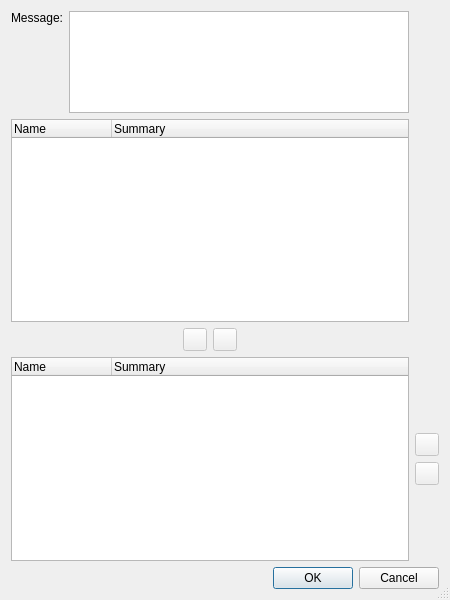
<?xml version="1.0" encoding="UTF-8"?>
<ui version="4.0">
 <class>HgQueuesFoldDialog</class>
 <widget class="QDialog" name="HgQueuesFoldDialog">
  <property name="geometry">
   <rect>
    <x>0</x>
    <y>0</y>
    <width>450</width>
    <height>600</height>
   </rect>
  </property>
  <property name="windowTitle">
   <string>Fold Patches</string>
  </property>
  <property name="sizeGripEnabled">
   <bool>true</bool>
  </property>
  <layout class="QGridLayout" name="gridLayout">
   <item row="0" column="0">
    <widget class="QLabel" name="label">
     <property name="text">
      <string>Message:</string>
     </property>
     <property name="alignment">
      <set>Qt::AlignLeading|Qt::AlignLeft|Qt::AlignTop</set>
     </property>
    </widget>
   </item>
   <item row="0" column="1">
    <widget class="EricSpellCheckedPlainTextEdit" name="messageEdit">
     <property name="sizePolicy">
      <sizepolicy hsizetype="Expanding" vsizetype="Expanding">
       <horstretch>0</horstretch>
       <verstretch>1</verstretch>
      </sizepolicy>
     </property>
     <property name="toolTip">
      <string>Enter commit message for the folded patch</string>
     </property>
     <property name="tabChangesFocus">
      <bool>true</bool>
     </property>
    </widget>
   </item>
   <item row="1" column="0" colspan="2">
    <widget class="QTreeWidget" name="sourcePatches">
     <property name="sizePolicy">
      <sizepolicy hsizetype="Expanding" vsizetype="Expanding">
       <horstretch>0</horstretch>
       <verstretch>2</verstretch>
      </sizepolicy>
     </property>
     <property name="editTriggers">
      <set>QAbstractItemView::NoEditTriggers</set>
     </property>
     <property name="alternatingRowColors">
      <bool>true</bool>
     </property>
     <property name="rootIsDecorated">
      <bool>false</bool>
     </property>
     <property name="itemsExpandable">
      <bool>false</bool>
     </property>
     <property name="allColumnsShowFocus">
      <bool>true</bool>
     </property>
     <property name="expandsOnDoubleClick">
      <bool>false</bool>
     </property>
     <column>
      <property name="text">
       <string>Name</string>
      </property>
     </column>
     <column>
      <property name="text">
       <string>Summary</string>
      </property>
     </column>
    </widget>
   </item>
   <item row="2" column="0" colspan="2">
    <layout class="QHBoxLayout" name="horizontalLayout">
     <item>
      <spacer name="horizontalSpacer">
       <property name="orientation">
        <enum>Qt::Horizontal</enum>
       </property>
       <property name="sizeHint" stdset="0">
        <size>
         <width>40</width>
         <height>20</height>
        </size>
       </property>
      </spacer>
     </item>
     <item>
      <widget class="QToolButton" name="addButton">
       <property name="enabled">
        <bool>false</bool>
       </property>
       <property name="toolTip">
        <string>Press to add the selected entry to the list of selected patches</string>
       </property>
       <property name="text">
        <string notr="true"/>
       </property>
      </widget>
     </item>
     <item>
      <widget class="QToolButton" name="removeButton">
       <property name="enabled">
        <bool>false</bool>
       </property>
       <property name="toolTip">
        <string>Press to remove the selected entry from the list of selected patches</string>
       </property>
       <property name="text">
        <string notr="true"/>
       </property>
      </widget>
     </item>
     <item>
      <spacer name="horizontalSpacer_2">
       <property name="orientation">
        <enum>Qt::Horizontal</enum>
       </property>
       <property name="sizeHint" stdset="0">
        <size>
         <width>40</width>
         <height>20</height>
        </size>
       </property>
      </spacer>
     </item>
    </layout>
   </item>
   <item row="3" column="0" colspan="2">
    <widget class="QTreeWidget" name="selectedPatches">
     <property name="sizePolicy">
      <sizepolicy hsizetype="Expanding" vsizetype="Expanding">
       <horstretch>0</horstretch>
       <verstretch>2</verstretch>
      </sizepolicy>
     </property>
     <property name="editTriggers">
      <set>QAbstractItemView::NoEditTriggers</set>
     </property>
     <property name="alternatingRowColors">
      <bool>true</bool>
     </property>
     <property name="rootIsDecorated">
      <bool>false</bool>
     </property>
     <property name="itemsExpandable">
      <bool>false</bool>
     </property>
     <property name="expandsOnDoubleClick">
      <bool>false</bool>
     </property>
     <column>
      <property name="text">
       <string>Name</string>
      </property>
     </column>
     <column>
      <property name="text">
       <string>Summary</string>
      </property>
     </column>
    </widget>
   </item>
   <item row="3" column="2">
    <layout class="QVBoxLayout" name="verticalLayout">
     <item>
      <spacer name="verticalSpacer">
       <property name="orientation">
        <enum>Qt::Vertical</enum>
       </property>
       <property name="sizeHint" stdset="0">
        <size>
         <width>20</width>
         <height>40</height>
        </size>
       </property>
      </spacer>
     </item>
     <item>
      <widget class="QToolButton" name="upButton">
       <property name="enabled">
        <bool>false</bool>
       </property>
       <property name="toolTip">
        <string>Press to move the selected patch up</string>
       </property>
       <property name="text">
        <string notr="true"/>
       </property>
      </widget>
     </item>
     <item>
      <widget class="QToolButton" name="downButton">
       <property name="enabled">
        <bool>false</bool>
       </property>
       <property name="toolTip">
        <string>Press to move the selected patch down</string>
       </property>
       <property name="text">
        <string notr="true"/>
       </property>
      </widget>
     </item>
     <item>
      <spacer name="verticalSpacer_2">
       <property name="orientation">
        <enum>Qt::Vertical</enum>
       </property>
       <property name="sizeHint" stdset="0">
        <size>
         <width>20</width>
         <height>40</height>
        </size>
       </property>
      </spacer>
     </item>
    </layout>
   </item>
   <item row="4" column="0" colspan="3">
    <widget class="QDialogButtonBox" name="buttonBox">
     <property name="orientation">
      <enum>Qt::Horizontal</enum>
     </property>
     <property name="standardButtons">
      <set>QDialogButtonBox::Cancel|QDialogButtonBox::Ok</set>
     </property>
    </widget>
   </item>
  </layout>
 </widget>
 <customwidgets>
  <customwidget>
   <class>EricSpellCheckedPlainTextEdit</class>
   <extends>QPlainTextEdit</extends>
   <header>EricWidgets/EricSpellCheckedTextEdit.h</header>
  </customwidget>
 </customwidgets>
 <tabstops>
  <tabstop>messageEdit</tabstop>
  <tabstop>sourcePatches</tabstop>
  <tabstop>addButton</tabstop>
  <tabstop>removeButton</tabstop>
  <tabstop>selectedPatches</tabstop>
  <tabstop>upButton</tabstop>
  <tabstop>downButton</tabstop>
  <tabstop>buttonBox</tabstop>
 </tabstops>
 <resources/>
 <connections>
  <connection>
   <sender>buttonBox</sender>
   <signal>accepted()</signal>
   <receiver>HgQueuesFoldDialog</receiver>
   <slot>accept()</slot>
   <hints>
    <hint type="sourcelabel">
     <x>248</x>
     <y>254</y>
    </hint>
    <hint type="destinationlabel">
     <x>157</x>
     <y>274</y>
    </hint>
   </hints>
  </connection>
  <connection>
   <sender>buttonBox</sender>
   <signal>rejected()</signal>
   <receiver>HgQueuesFoldDialog</receiver>
   <slot>reject()</slot>
   <hints>
    <hint type="sourcelabel">
     <x>316</x>
     <y>260</y>
    </hint>
    <hint type="destinationlabel">
     <x>286</x>
     <y>274</y>
    </hint>
   </hints>
  </connection>
 </connections>
</ui>
